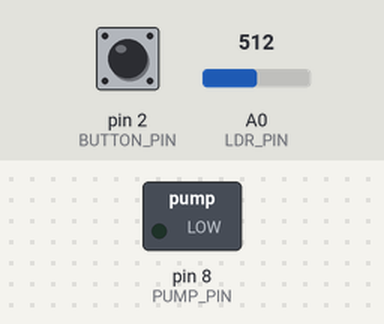
Bench run of a sketch on a simulated Arduino Uno, built with avr-gcc and run on an emulated ATmega328P. Parts: switched loads named in the sketch (green lamp = pin HIGH). The test bench sets the inputs (shaded band); at power-on: pin 2 (BUTTON_PIN) HIGH, A0 (LDR_PIN) = 512. What the sketch prints to the serial monitor is not drawn.

Above: at 4.2 s.
4.3 s: pin 2 (BUTTON_PIN) pulled LOW for 0.15 s
At 5.8 s:
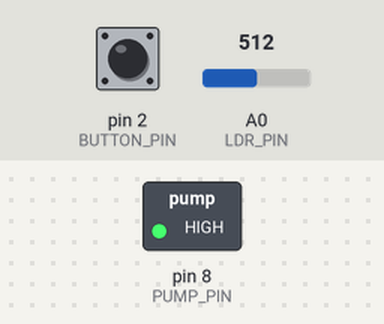
7.4 s: pin 2 (BUTTON_PIN) pulled LOW for 1 s
Timing chart, 0 to 11.9 s (numbered marks = the images above; inputs shaded):
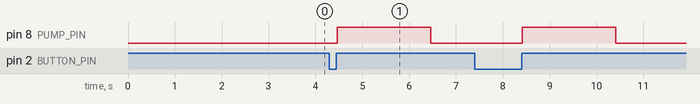

The sketch:

regaautomatico.ino
```cpp
  // TimeOne to control Timer1
#include <TimerOne.h>


// Utility constants

#define SECONDS_TO_US 1000000
#define SECONDS_TO_MS 1000


// Hardware Mapping

#define LDR_PIN A0
#define BUTTON_PIN 2
#define PUMP_PIN 8


// PUMPING DEFINITIONS

#define PUMP_PERIOD 5
#define PUMP_INTERVAL 2


// LDR MAPPING AND THRESHOLD

#define MAX_LDR_VALUE 850
#define MIN_LDR_VALUE 0

#define DAY_NIGHT_THRESHOLD 25


// Dynamic Variables

unsigned int secondsCount = 0;
unsigned int ldrValue = 0;

bool isForcedPumping      = false;
bool isDay                = false;
bool isPumpingNow         = false;


// ISR's

void ISRIncrementSecondsCount() {
  secondsCount += 1;
}

void ISRSetIsForcedPumping() {
  isForcedPumping = true;
}


// Main Program

void setup() {

  pinMode(LDR_PIN, INPUT);
  pinMode(BUTTON_PIN, INPUT_PULLUP);
  pinMode(PUMP_PIN, OUTPUT);

  Timer1.initialize(1 * SECONDS_TO_US);
  Timer1.attachInterrupt(ISRIncrementSecondsCount);

  attachInterrupt(
    digitalPinToInterrupt(BUTTON_PIN),
    ISRSetIsForcedPumping,
    RISING
  );

  Serial.begin(9600);

}

void pumpIt() {

  Timer1.stop();

  digitalWrite(PUMP_PIN, HIGH);
  delay(PUMP_INTERVAL * SECONDS_TO_MS);
  digitalWrite(PUMP_PIN, LOW);

  secondsCount = 0;
  Timer1.restart();

}

void loop() {

  if (isForcedPumping) {
    pumpIt();

    isForcedPumping = false;
  }

  Serial.println(String("É dia? ") + (isDay ? "sim" : "não"));

  ldrValue = map(
    analogRead(LDR_PIN),
    MIN_LDR_VALUE,
    MAX_LDR_VALUE,
    100,
    0
  );

  isDay = DAY_NIGHT_THRESHOLD <= ldrValue;

  if (!isDay) {
    secondsCount = 0;
  }

  isPumpingNow = secondsCount >= PUMP_PERIOD;

  if (isDay && isPumpingNow) {
    pumpIt();
  }

}
```
